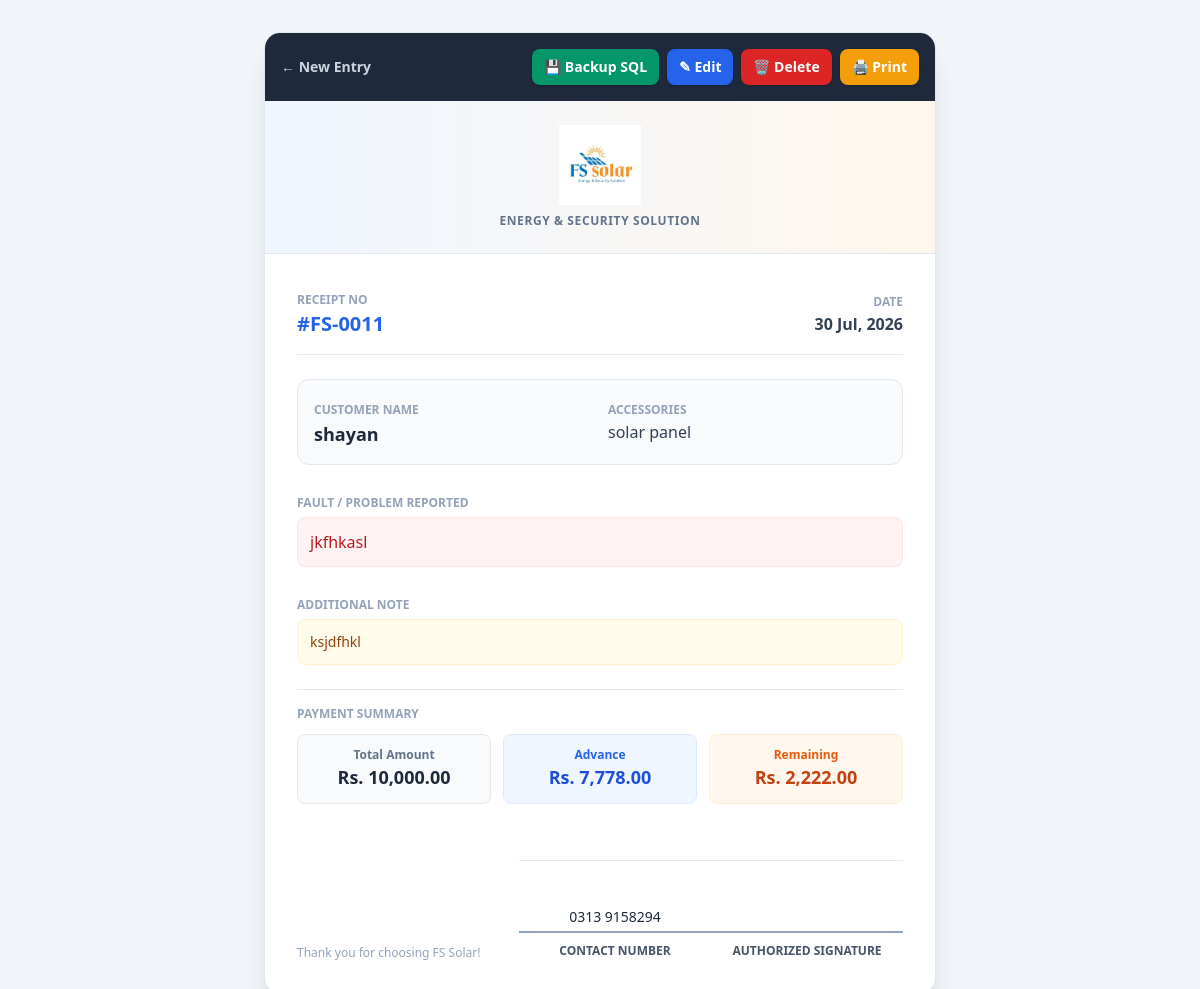
The page /show.php?id=11 on the database its author committed.
### tables this page shows
CREATE TABLE `service_entries`  (
  `id` int NOT NULL AUTO_INCREMENT,
  `customer_name` varchar(255) NOT NULL,
  `entry_date` date NOT NULL,
  `fault` text NOT NULL,
  `accessories` varchar(255) NULL DEFAULT NULL,
  `note` text NULL,
  `amount` decimal(10, 2) NULL DEFAULT 0.00,
  `advance` decimal(10, 2) NULL DEFAULT 0.00,
  `remaining` decimal(10, 2) NULL DEFAULT 0.00,
  `created_at` timestamp NULL DEFAULT CURRENT_TIMESTAMP,
  PRIMARY KEY (`id`) USING BTREE
);

### show.php (the view, shortened to what this page needs)
<?php
require_once 'connection.php';
$id = $_GET['id'] ?? null;
$entry = null;
if ($id) {
    $stmt = $pdo->prepare("SELECT * FROM service_entries WHERE id = :id");
    $stmt->execute([':id' => $id]);
    $entry = $stmt->fetch();
}
?>
<!DOCTYPE html>
<html lang="en">
<head>
    <script src="https://cdn.tailwindcss.com"></script>
</head>
<body class="bg-slate-100 min-h-screen py-8 px-4 flex flex-col items-center justify-center">
    <div class="max-w-2xl w-full bg-white rounded-2xl shadow-xl overflow-hidden border border-slate-200 print-card">
        <div class="no-print bg-slate-800 p-4 flex flex-wrap gap-2 justify-between items-center">
            <a href="index.php" class="text-slate-300 hover:text-white text-sm font-semibold">← New Entry</a>
            <div class="flex flex-wrap gap-2 items-center">
                <a href="show.php?id=<?php echo $entry['id']; ?>&action=download_backup"
                   class="bg-emerald-600 hover:bg-emerald-700 text-white font-semibold px-3 py-2 rounded-lg text-sm transition shadow flex items-center gap-1"
                   title="Download SQL Database Backup">
                   💾 <span>Backup SQL</span>
                </a>
                <a href="edit.php?id=<?php echo $entry['id']; ?>"
                   class="bg-blue-600 hover:bg-blue-700 text-white font-semibold px-3 py-2 rounded-lg text-sm transition shadow">
                   ✎ Edit
                </a>
                <a href="show.php?id=<?php echo $entry['id']; ?>&action=delete"
                   onclick="return confirm('Kya aap is record ko delete karna chahte hain?');"
                   class="bg-red-600 hover:bg-red-700 text-white font-semibold px-3 py-2 rounded-lg text-sm transition shadow">
                   🗑 Delete
                </a>
                <button onclick="window.print()"
                        class="bg-amber-500 hover:bg-amber-600 text-white font-semibold px-3 py-2 rounded-lg text-sm transition shadow flex items-center gap-1">
                   🖨 Print
                </button>
            </div>
        </div>
        <div class="bg-gradient-to-r from-blue-50 to-orange-50 p-6 text-center border-b border-slate-200">
            <div class="flex justify-center mb-2">
                <img src="logo.jpeg" alt="FS Solar Logo" class="h-20 object-contain" onError="this.onerror=null; this.src='https://via.placeholder.com/200x80?text=FS+Solar';" />
            </div>
            <p class="text-xs tracking-wider text-slate-500 uppercase font-semibold">Energy & Security Solution</p>
        </div>
        <div class="p-6 md:p-8 space-y-6">
            <div class="flex justify-between items-center border-b pb-4">
                <div>
                    <span class="text-xs text-slate-400 font-bold uppercase">Receipt No</span>
                    <h3 class="text-xl font-extrabold text-blue-600">#FS-<?php echo str_pad($entry['id'], 4, '0', STR_PAD_LEFT); ?></h3>
                </div>
                <div class="text-right">
                    <span class="text-xs text-slate-400 font-bold uppercase">Date</span>
                    <p class="text-slate-700 font-semibold"><?php echo date('d M, Y', strtotime($entry['entry_date'])); ?></p>
                </div>
            </div>
            <div class="grid grid-cols-1 md:grid-cols-2 gap-4 bg-slate-50 p-4 rounded-xl border border-slate-200">
                <div>
                    <span class="text-xs text-slate-400 font-bold uppercase">Customer Name</span>
                    <p class="text-lg font-bold text-slate-800"><?php echo htmlspecialchars($entry['customer_name']); ?></p>
                </div>
                <div>
                    <span class="text-xs text-slate-400 font-bold uppercase">Accessories</span>
                    <p class="text-slate-700 font-medium"><?php echo htmlspecialchars($entry['accessories']) ?: 'N/A'; ?></p>
                </div>
            </div>
            <div>
                <span class="text-xs text-slate-400 font-bold uppercase">Fault / Problem Reported</span>
                <p class="mt-1 p-3 bg-red-50 text-red-700 rounded-lg border border-red-100 font-medium">
                    <?php echo nl2br(htmlspecialchars($entry['fault'])); ?>
                </p>
            </div>
            <?php if(!empty($entry['note'])): ?>
            <div>
                <span class="text-xs text-slate-400 font-bold uppercase">Additional Note</span>
                <p class="mt-1 p-3 bg-amber-50 text-amber-800 rounded-lg border border-amber-100 text-sm">
                    <?php echo nl2br(htmlspecialchars($entry['note'])); ?>
                </p>
            </div>
            <?php endif; ?>
            <div class="border-t pt-4">
                <h4 class="text-xs font-bold text-slate-400 uppercase mb-3">Payment Summary</h4>
                <div class="grid grid-cols-3 gap-3 text-center">
                    <div class="p-3 bg-slate-50 rounded-lg border">
                        <span class="block text-xs text-slate-500 font-semibold">Total Amount</span>
                        <span class="text-lg font-bold text-slate-800">Rs. <?php echo number_format($entry['amount'], 2); ?></span>
                    </div>
                    <div class="p-3 bg-blue-50 rounded-lg border border-blue-100">
                        <span class="block text-xs text-blue-600 font-semibold">Advance</span>
                        <span class="text-lg font-bold text-blue-700">Rs. <?php echo number_format($entry['advance'], 2); ?></span>
                    </div>
                    <div class="p-3 bg-orange-50 rounded-lg border border-orange-100">
                        <span class="block text-xs text-orange-600 font-semibold">Remaining</span>
                        <span class="text-lg font-bold text-orange-700">Rs. <?php echo number_format($entry['remaining'], 2); ?></span>
                    </div>
                </div>
            </div>
            <div class="pt-8 flex justify-between items-end">
                <div class="text-xs text-slate-400">
                    <p>Thank you for choosing FS Solar!</p>
                </div>
<div class="pt-6 border-t border-slate-200 flex justify-between items-end">
    <div class="w-48 text-center">
        <div class="border-b-2 border-slate-400 mb-1 h-12 flex items-end justify-center pb-1">
            <span class="text-sm font-medium text-slate-800">0313 9158294</span>
        </div>
        <span class="text-xs font-semibold text-slate-600 uppercase">Contact Number</span>
    </div>
    <div class="w-48 text-center">
        <div class="border-b-2 border-slate-400 mb-1 h-12"></div>
        <span class="text-xs font-semibold text-slate-600 uppercase">Authorized Signature</span>
    </div>
</div>
            </div>
        </div>
    </div>
</body>
</html>

### rows shown on the page
service_entries: id "0011", entry_date "30 Jul, 2026", customer_name "shayan", accessories "solar panel", fault "jkfhkasl", note "ksjdfhkl", amount "10,000.00", advance "7,778.00", remaining "2,222.00"
